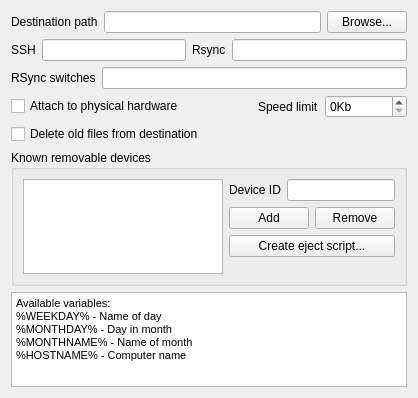
<?xml version="1.0" encoding="UTF-8"?>
<ui version="4.0">
 <class>ConfigDialog</class>
 <widget class="QWidget" name="ConfigDialog">
  <property name="geometry">
   <rect>
    <x>0</x>
    <y>0</y>
    <width>418</width>
    <height>398</height>
   </rect>
  </property>
  <property name="windowTitle">
   <string>Form</string>
  </property>
  <layout class="QVBoxLayout" name="verticalLayout_2">
   <item>
    <layout class="QHBoxLayout" name="horizontalLayout">
     <item>
      <widget class="QLabel" name="label_3">
       <property name="text">
        <string>Destination path</string>
       </property>
       <property name="buddy">
        <cstring>pathLineEdit</cstring>
       </property>
      </widget>
     </item>
     <item>
      <widget class="QLineEdit" name="pathLineEdit"/>
     </item>
     <item>
      <widget class="QPushButton" name="pathBrowseButton">
       <property name="text">
        <string>Browse...</string>
       </property>
      </widget>
     </item>
    </layout>
   </item>
   <item>
    <layout class="QHBoxLayout" name="horizontalLayout_7">
     <item>
      <widget class="QWidget" name="sshCommandWidget" native="true">
       <layout class="QHBoxLayout" name="horizontalLayout_6">
        <property name="margin">
         <number>0</number>
        </property>
        <item>
         <widget class="QLabel" name="sshCommandLabel">
          <property name="text">
           <string>SSH</string>
          </property>
         </widget>
        </item>
        <item>
         <widget class="QLineEdit" name="sshCommandLineEdit"/>
        </item>
       </layout>
      </widget>
     </item>
     <item>
      <widget class="QLabel" name="label_4">
       <property name="text">
        <string>Rsync</string>
       </property>
      </widget>
     </item>
     <item>
      <widget class="QLineEdit" name="rsyncCommandLineEdit"/>
     </item>
    </layout>
   </item>
   <item>
    <layout class="QHBoxLayout" name="horizontalLayout_8">
     <item>
      <widget class="QLabel" name="label_5">
       <property name="text">
        <string>RSync switches</string>
       </property>
      </widget>
     </item>
     <item>
      <widget class="QLineEdit" name="rsyncSwitchesLineEdit"/>
     </item>
    </layout>
   </item>
   <item>
    <layout class="QHBoxLayout" name="horizontalLayout_5">
     <item>
      <widget class="QCheckBox" name="attachToPhysicalCheckBox">
       <property name="text">
        <string>Attach to physical hardware</string>
       </property>
      </widget>
     </item>
     <item>
      <spacer name="horizontalSpacer">
       <property name="orientation">
        <enum>Qt::Horizontal</enum>
       </property>
       <property name="sizeHint" stdset="0">
        <size>
         <width>40</width>
         <height>20</height>
        </size>
       </property>
      </spacer>
     </item>
     <item>
      <widget class="QLabel" name="label">
       <property name="text">
        <string>Speed limit</string>
       </property>
      </widget>
     </item>
     <item>
      <widget class="QSpinBox" name="speedLimitSpinBox">
       <property name="sizePolicy">
        <sizepolicy hsizetype="MinimumExpanding" vsizetype="Fixed">
         <horstretch>0</horstretch>
         <verstretch>0</verstretch>
        </sizepolicy>
       </property>
       <property name="toolTip">
        <string>0 - No limit</string>
       </property>
       <property name="suffix">
        <string>Kb</string>
       </property>
       <property name="maximum">
        <number>999999</number>
       </property>
      </widget>
     </item>
    </layout>
   </item>
   <item>
    <widget class="QCheckBox" name="deleteOldDestinationFilesCheckBox">
     <property name="text">
      <string>Delete old files from destination</string>
     </property>
    </widget>
   </item>
   <item>
    <widget class="QGroupBox" name="deviceIdGroupBox">
     <property name="title">
      <string>Known removable devices</string>
     </property>
     <layout class="QHBoxLayout" name="horizontalLayout_4">
      <item>
       <widget class="QListView" name="deviceIdListView"/>
      </item>
      <item>
       <layout class="QVBoxLayout" name="verticalLayout">
        <item>
         <layout class="QHBoxLayout" name="horizontalLayout_3">
          <item>
           <widget class="QLabel" name="label_2">
            <property name="text">
             <string>Device ID</string>
            </property>
           </widget>
          </item>
          <item>
           <widget class="QLineEdit" name="currentIdLineEdit">
            <property name="readOnly">
             <bool>true</bool>
            </property>
           </widget>
          </item>
         </layout>
        </item>
        <item>
         <layout class="QHBoxLayout" name="horizontalLayout_2">
          <item>
           <widget class="QPushButton" name="addIdButton">
            <property name="text">
             <string>Add</string>
            </property>
           </widget>
          </item>
          <item>
           <widget class="QPushButton" name="removeIdButton">
            <property name="text">
             <string>Remove</string>
            </property>
           </widget>
          </item>
         </layout>
        </item>
        <item>
         <widget class="QPushButton" name="ejectScriptButton">
          <property name="text">
           <string>Create eject script...</string>
          </property>
         </widget>
        </item>
        <item>
         <spacer name="verticalSpacer">
          <property name="orientation">
           <enum>Qt::Vertical</enum>
          </property>
          <property name="sizeHint" stdset="0">
           <size>
            <width>20</width>
            <height>40</height>
           </size>
          </property>
         </spacer>
        </item>
       </layout>
      </item>
     </layout>
    </widget>
   </item>
   <item>
    <widget class="QTextBrowser" name="textBrowser">
     <property name="html">
      <string>&lt;!DOCTYPE HTML PUBLIC &quot;-//W3C//DTD HTML 4.0//EN&quot; &quot;http://www.w3.org/TR/REC-html40/strict.dtd&quot;&gt;
&lt;html&gt;&lt;head&gt;&lt;meta name=&quot;qrichtext&quot; content=&quot;1&quot; /&gt;&lt;style type=&quot;text/css&quot;&gt;
p, li { white-space: pre-wrap; }
&lt;/style&gt;&lt;/head&gt;&lt;body style=&quot; font-family:'MS Shell Dlg 2'; font-size:8.25pt; font-weight:400; font-style:normal;&quot;&gt;
&lt;table border=&quot;0&quot; style=&quot;-qt-table-type: root; margin-top:4px; margin-bottom:4px; margin-left:4px; margin-right:4px;&quot;&gt;
&lt;tr&gt;
&lt;td style=&quot;border: none;&quot;&gt;
&lt;p style=&quot; margin-top:0px; margin-bottom:0px; margin-left:0px; margin-right:0px; -qt-block-indent:0; text-indent:0px;&quot;&gt;&lt;span style=&quot; font-size:8pt;&quot;&gt;Available variables:&lt;/span&gt;&lt;/p&gt;
&lt;p style=&quot; margin-top:0px; margin-bottom:0px; margin-left:0px; margin-right:0px; -qt-block-indent:0; text-indent:0px;&quot;&gt;&lt;span style=&quot; font-size:8pt;&quot;&gt;%WEEKDAY% - Name of day&lt;/span&gt;&lt;/p&gt;
&lt;p style=&quot; margin-top:0px; margin-bottom:0px; margin-left:0px; margin-right:0px; -qt-block-indent:0; text-indent:0px;&quot;&gt;&lt;span style=&quot; font-size:8pt;&quot;&gt;%MONTHDAY% - Day in month&lt;/span&gt;&lt;/p&gt;
&lt;p style=&quot; margin-top:0px; margin-bottom:0px; margin-left:0px; margin-right:0px; -qt-block-indent:0; text-indent:0px;&quot;&gt;&lt;span style=&quot; font-size:8pt;&quot;&gt;%MONTHNAME% - Name of month&lt;/span&gt;&lt;/p&gt;
&lt;p style=&quot; margin-top:0px; margin-bottom:0px; margin-left:0px; margin-right:0px; -qt-block-indent:0; text-indent:0px;&quot;&gt;&lt;span style=&quot; font-size:8pt;&quot;&gt;%HOSTNAME% - Computer name&lt;/span&gt;&lt;/p&gt;&lt;/td&gt;&lt;/tr&gt;&lt;/table&gt;&lt;/body&gt;&lt;/html&gt;</string>
     </property>
    </widget>
   </item>
  </layout>
 </widget>
 <tabstops>
  <tabstop>pathLineEdit</tabstop>
  <tabstop>pathBrowseButton</tabstop>
  <tabstop>attachToPhysicalCheckBox</tabstop>
  <tabstop>deviceIdListView</tabstop>
  <tabstop>currentIdLineEdit</tabstop>
  <tabstop>addIdButton</tabstop>
  <tabstop>textBrowser</tabstop>
 </tabstops>
 <resources/>
 <connections>
  <connection>
   <sender>attachToPhysicalCheckBox</sender>
   <signal>toggled(bool)</signal>
   <receiver>deviceIdGroupBox</receiver>
   <slot>setVisible(bool)</slot>
   <hints>
    <hint type="sourcelabel">
     <x>43</x>
     <y>47</y>
    </hint>
    <hint type="destinationlabel">
     <x>43</x>
     <y>64</y>
    </hint>
   </hints>
  </connection>
 </connections>
</ui>
